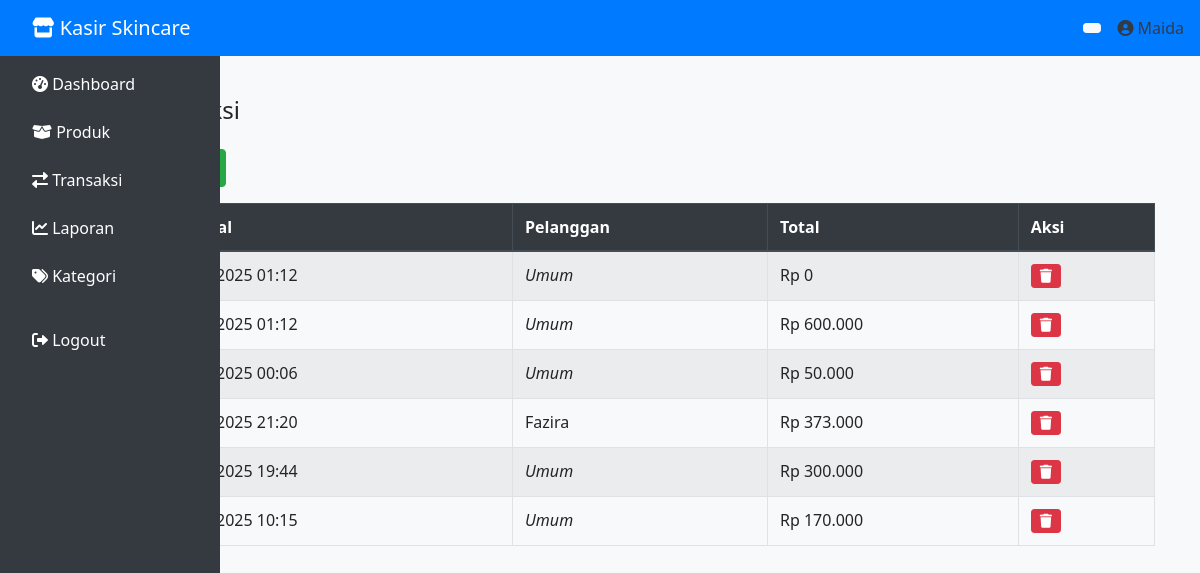
Page /transaksi.php on the committed database.
### tables this page shows
CREATE TABLE `transaksi` (
  `id` int(11) NOT NULL,
  `tanggal` datetime DEFAULT current_timestamp(),
  `total` decimal(10,2) DEFAULT NULL,
  `id_pelanggan` int(11) NOT NULL
);

CREATE TABLE `pelanggan` (
  `id` int(11) NOT NULL,
  `nama` varchar(100) NOT NULL,
  `kontak` varchar(50) DEFAULT NULL
);

### transaksi.php (the view, shortened to what this page needs)
<?php
include 'koneksi.php';
$query = "SELECT transaksi.*, pelanggan.nama AS nama_pelanggan
          FROM transaksi
          LEFT JOIN pelanggan ON transaksi.id_pelanggan = pelanggan.id
          ORDER BY transaksi.tanggal DESC";
$result = mysqli_query($conn, $query);
?>
<link rel="stylesheet" href="https://cdnjs.cloudflare.com/ajax/libs/font-awesome/5.15.4/css/all.min.css">
<link rel="stylesheet" href="https://stackpath.bootstrapcdn.com/bootstrap/4.6.0/css/bootstrap.min.css">
  <link rel="stylesheet" href="https://cdnjs.cloudflare.com/ajax/libs/font-awesome/5.15.4/css/all.min.css">
  <link rel="stylesheet" href="assets/css/bootstrap.min.css">
<?php
include 'partials/header.php';
include 'partials/navbar.php';
include 'partials/sidebar.php';?>
<div class="container"><br><br><br>
  <h4 class="mt-4 mb-4"><i class="fas fa-exchange-alt"></i> Data Transaksi</h4>
  <a href="tambah_transaksi.php" class="btn btn-success mb-3">
  </a>
  <div class="table-responsive">
    <table class="table table-bordered table-hover table-striped">
      <thead class="thead-dark">
        <tr>
          <th>No</th>
          <th>Tanggal</th>
          <th>Pelanggan</th>
          <th>Total</th>
          <th>Aksi</th>
        </tr>
      </thead>
      <tbody>
        <?php
        $no = 1;
        while ($row = mysqli_fetch_assoc($result)) :
        ?>
        <tr>
          <td><?= $no++; ?></td>
          <td><?= date('d-m-Y H:i', strtotime($row['tanggal'])); ?></td>
          <td><?= $row['nama_pelanggan'] ?: '<i>Umum</i>'; ?></td>
          <td>Rp <?= number_format($row['total'], 0, ',', '.'); ?></td>
          <td>
            <a href="hapus_transaksi.php?id=<?= $row['id']; ?>" class="btn btn-danger btn-sm"
               onclick="return confirm('Yakin ingin menghapus transaksi ini?')">
              <i class="fas fa-trash"></i>
            </a>
          </td>
        </tr>
        <?php endwhile; ?>
      </tbody>
    </table>
  </div>
</div>

### partials/header.php (style rules this page uses)
body { font-family: 'Segoe UI', sans-serif; background-color: #f8f9fa; }

### rows in the picture
transaksi: tanggal "15-06-2025 01:12", nama_pelanggan "Umum", total "0"
transaksi: tanggal "15-06-2025 01:12", nama_pelanggan "Umum", total "600.000"
transaksi: tanggal "15-06-2025 00:06", nama_pelanggan "Umum", total "50.000"
transaksi: tanggal "14-06-2025 21:20", id_pelanggan.nama "Fazira", total "373.000"
transaksi: tanggal "14-06-2025 19:44", nama_pelanggan "Umum", total "300.000"
transaksi: tanggal "14-06-2025 10:15", nama_pelanggan "Umum", total "170.000"

### other values in the picture
$user "Maida"
